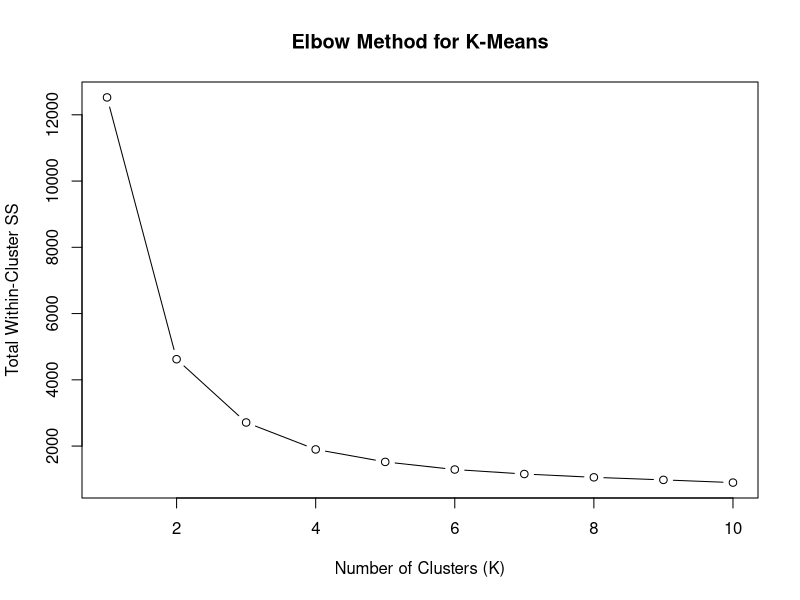
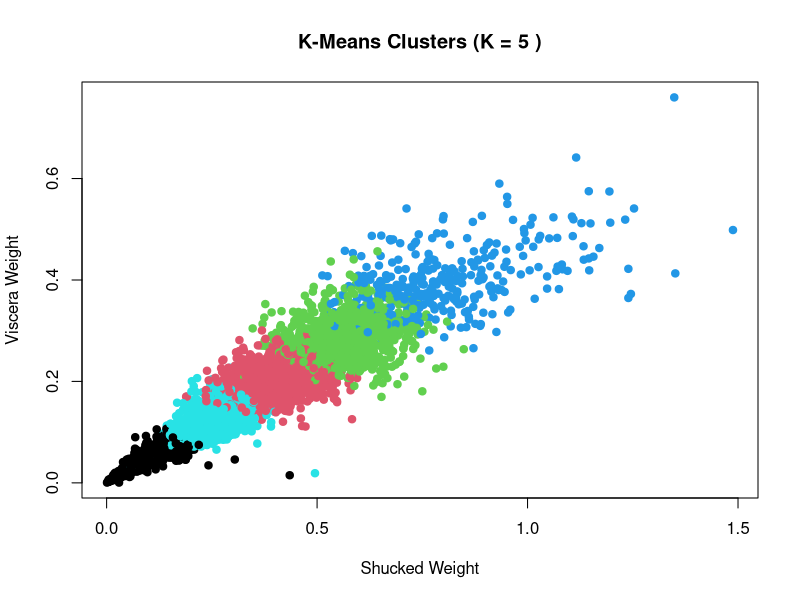

Here is the R script that generated these plots, in order:
###################
##### Abalone #####
###################
library(class)

# read dataset
abalone <- read.csv("abalone_dataset.csv")

dataset <- abalone

## add new column age.group with 3 values based on the number of rings 
dataset$age.group <- cut(dataset$rings,
                         br=c(0,8,11,35),
                         labels = c("young", 'adult', 'old'))

set.seed(123)

# 70%/30% train/test split
indexes <- sample(1:nrow(dataset), size = 0.7 * nrow(dataset))
trainset <- dataset[indexes, ]
testset  <- dataset[-indexes, ]




# Model 1 uses length, diameter, and height
knn_pred1 <- knn(
  train = trainset[, c("length", "diameter", "height")],
  test  = testset[, c("length", "diameter", "height")],
  cl    = trainset$age.group,
  k = 3
)

# Model 2 uses shucked_weight, viscera_weight, shell_weight
knn_pred2 <- knn(
  train = trainset[, c("shucked_wieght", "viscera_wieght", "shell_weight")],
  test  = testset[, c("shucked_wieght", "viscera_wieght", "shell_weight")],
  cl    = trainset$age.group,
  k = 3
)

# Contingency Tables
# Model 1
table(Predicted = knn_pred1, Actual = testset$age.group)
acc1 <- mean(knn_pred1 == testset$age.group) 
cat("Accuracy of Model 1:", acc1, "\n")

# Model 2
table(Predicted = knn_pred2, Actual = testset$age.group)
acc2 <- mean(knn_pred2 == testset$age.group)
cat("Accuracy of Model 2:", acc2, "\n")

# Model 2 is more accurate
feature_set <- c("shucked_wieght", "viscera_wieght", "shell_weight")

acc_values <- numeric()

for(k_val in 1:15) {
  pred_temp <- knn(
    train = trainset[, feature_set],
    test  = testset[, feature_set],
    cl    = trainset$age.group,
    k = k_val
  )
  acc_values[k_val] <- mean(pred_temp == testset$age.group)
}

best_k <- which.max(acc_values)
best_acc <- max(acc_values)
cat("Best k:", best_k, "with accuracy:", best_acc, "\n")

# Use model 2 subset
best_features <- dataset[, c("shucked_wieght", "viscera_wieght", "shell_weight")]

best_features_scaled <- scale(best_features)

wss <- numeric()

# Try values from 1 to 10
for(k in 1:10) {
  km_out <- kmeans(best_features_scaled, centers = k, nstart = 10)
  wss[k] <- km_out$tot.withinss
}

# Plot elbow curve
plot(1:10, wss, type = "b",
     xlab = "Number of Clusters (K)",
     ylab = "Total Within-Cluster SS",
     main = "Elbow Method for K-Means")

set.seed(123)
final_k <- 5

km_model <- kmeans(best_features_scaled, centers = final_k, nstart = 10)

# Check the cluster assignments
head(km_model$cluster)


plot(
  best_features$shucked_wieght,
  best_features$viscera_wieght,
  col = km_model$cluster,
  pch = 19,
  xlab = "Shucked Weight",
  ylab = "Viscera Weight",
  main = paste("K-Means Clusters (K =", final_k, ")")
)

